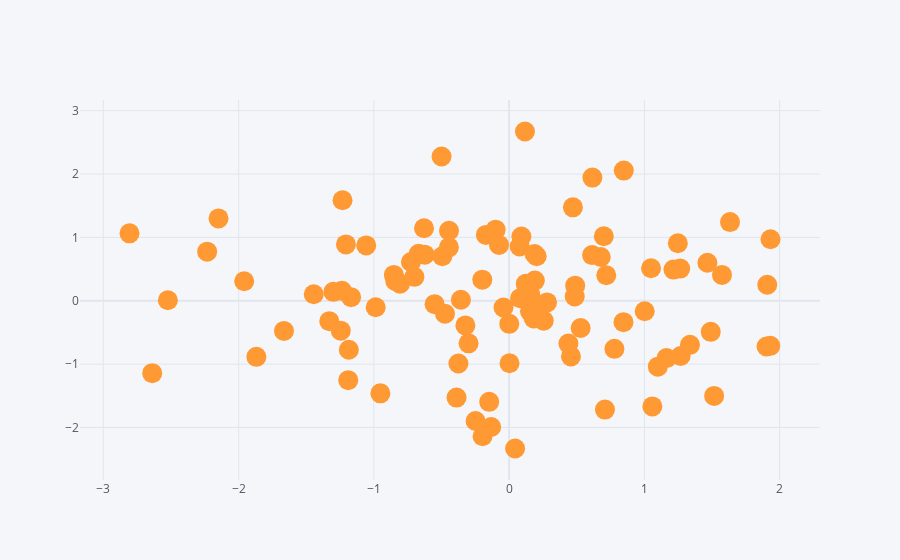

Source (notebook cell):
### Code cell
df.iplot(kind='scatter' , x='A',y='C',mode='markers',size=20)
